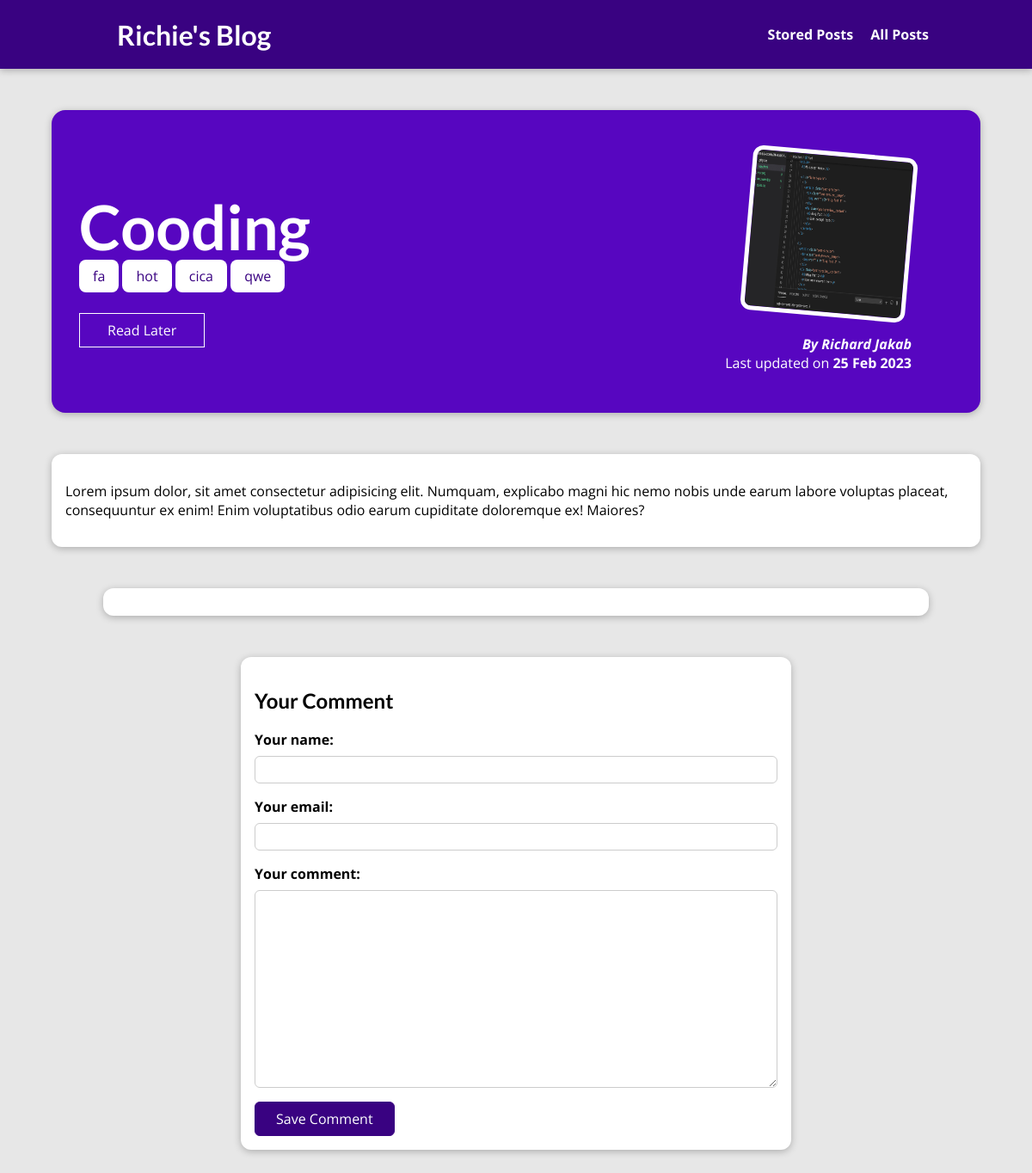
/posts/coding-is-great/, run on the app's committed database.
### blog/models.py (models this page shows, shortened)
class Post(models.Model):
    title = models.CharField(max_length=150)
    excerpt = models.CharField(max_length=200)
    image = models.ImageField(upload_to='posts/', null=True)
    date = models.DateTimeField(auto_now=True)
    slug = models.SlugField(unique=True)
    content = models.TextField(validators=[MinLengthValidator(10)])
    author = models.ForeignKey(Author, on_delete=models.SET_NULL, null=True, related_name="posts")
    tags = models.ManyToManyField('Tag', related_name="posts")

class Tag(models.Model):
    caption = models.CharField(max_length=20)

class Author(models.Model):
    first_name = models.CharField(max_length=100)
    last_name = models.CharField(max_length=100)
    email = models.EmailField()
    def full_name(self):
        return self.first_name + ' ' + self.last_name
    def __str__(self):
        return self.full_name()

### blog/views.py (the view, shortened to what this page needs)
# urls.py: path("posts/<slug:slug>/", views.SinglePostView.as_view(), name="post-detail-page"),
class SinglePostView(View):
    def is_stored_post(self, request, post_id):
        stored_posts = request.session.get("stored_posts", [])
        if len(stored_posts) != 0:
            is_saved_for_later = post_id in stored_posts
        else:
            is_saved_for_later = False
        return is_saved_for_later
    def get(self, request, slug):
        post = Post.objects.get(slug=slug)
        is_saved_for_later = self.is_stored_post(request, post.id)
        context = {
            "post": post,
            "tags": post.tags.all(),
            "comment_form": CommentForm(),
            "comments": post.comments.all().order_by("-id"),
            "is_saved_for_later": is_saved_for_later
        }
        return render(request, "blog/post-detail.html", context)

### blog/forms.py
class CommentForm(forms.ModelForm):
    class Meta:
        model = Comment
        fields = ("user_name", "user_email", "text")
        labels = {
            "user_name": "Your name",
            "user_email": "Your email",
            "text": "Your comment"
        }

### blog/templates/blog/post-detail.html (shortened to what this page needs)
{% extends "base.html" %}
{% load static %}
{% block css_files %}
<link rel="stylesheet" href="{% static "blog/post-detail.css" %}" />
{% endblock %}
{% block content %}
<section id="summary">
    <h2>{{ post.title }}</h2>
    <div>
        {% for tag in tags %}
        <span class="tag">{{ tag.caption }}</span>
        {% endfor %}
    </div>
    <div id="read-later">
        <form action="{% url "read-later-page" %}" method="POST">
            <button>
                {% if is_saved_for_later %}
                Remove from "Read Later" List
                {% else %}
                Read Later
                {% endif %}
            </button>
        </form>
    </div>
    <article>
        <img src="{{ post.image.url }}" alt="{{ post.title }}" />
        <address>By <a href="mailto:{{ post.author.email_address }}">{{ post.author }}</a></address>
        <div>Last updated on <time>{{ post.date|date:"d M Y" }}</time></div>
    </article>
</section>
<main>
    {{ post.content|linebreaks }}
</main>
<section id="comments">
</section>
<section id="comment-form">
    <h2>Your Comment</h2>
    <form action="{% url "post-detail-page" post.slug %}" method="POST">
        {% for form_field in comment_form %}
        <div class="form-control {% if form_field.errors %}invalid{% endif %}">
            {{ form_field.label_tag }}
            {{ form_field }}
        </div>
        {% endfor %}
        <button>Save Comment</button>
    </form>
</section>
{% endblock %}

### static/app.css (style rules this page uses)
* { box-sizing: border-box; }
html { font-family: 'Open Sans', 'Lato', sans-serif; }
body { margin: 0; }
h1, h2, h3 { font-family: 'Lato', sans-serif; font-weight: bold; }

### blog/static/blog/post-detail.css (style rules this page uses)
body { background-color: #e7e7e7; }
#summary { margin: 8rem auto 3rem auto; padding: 2rem; width: 90%; max-width: 90rem; border-radius: 16px; background-color: #5706c0; position: relative; box-shadow: 0 2px 8px rgba(0, 0, 0, 0.25); height: 22rem; }
#summary h2 { color: white; font-size: 4.5rem; margin-bottom: 0.25rem; }
#summary article { position: absolute; top: 2rem; right: 3rem; padding: 1rem 2rem; border-radius: 12px; text-align: right; color: white; }
#summary article img { width: 12rem; height: 12rem; border-radius: 12px; transform: rotateZ(5deg); border: 5px solid white; margin-bottom: 1rem; }
#summary address { font-weight: bold; }
#summary a { color: white; text-decoration: none; }
#summary time { font-weight: bold; }
#read-later { margin: 2rem 0; }
#read-later button { background-color: transparent; border: 1px solid white; padding: 0.5rem 2rem; font: inherit; color: white; cursor: pointer; }
main { width: 90%; max-width: 90rem; margin: 3rem auto; background-color: white; padding: 1rem; border-radius: 12px; box-shadow: 0 2px 8px rgba(0, 0, 0, 0.25); }
.tag { background-color: white; color: #390281; padding: 0.5rem 1rem; border-radius: 8px; }
#comment-form { margin: 3rem auto; width: 90%; max-width: 40rem; border-radius: 12px; background-color: white; box-shadow: 0 2px 8px rgba(0, 0, 0, 0.25); padding: 1rem; }
#comment-form button { font: inherit; background-color: #390281; color: white; border: 1px solid #390281; padding: 0.5rem 1.5rem; border-radius: 6px; cursor: pointer; }
.form-control { margin-bottom: 1rem; }
.form-control label { font-weight: bold; margin-bottom: 0.5rem; display: block; }
.form-control input, .form-control textarea { display: block; width: 100%; font: inherit; padding: 0.25rem; border-radius: 6px; border: 1px solid #ccc; }
#comments { margin: 3rem auto; width: 90%; max-width: 60rem; border-radius: 12px; background-color: white; box-shadow: 0 2px 8px rgba(0, 0, 0, 0.25); padding: 1rem 2rem; }

### data on the page
Post: title "Cooding", image (picture), author "Richard Jakab", date "25 Feb 2023", content "Lorem ipsum dolor, sit amet consectetur adipisicing elit. Numquam, explicabo magni hic nemo nobis unde earum labore voluptas placeat, consequuntur ex enim! Enim voluptatibus odio earum cupiditate doloremque ex! Maiores?"
Tag: caption "fa"
Tag: caption "hot"
Tag: caption "cica"
Tag: caption "qwe"
